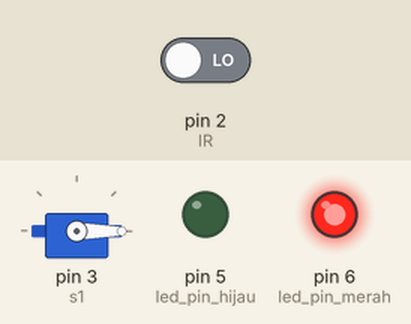
This sketch was run on a simulated Arduino Uno, built with avr-gcc and run on an emulated ATmega328P. Parts: servo, output pins drawn as LEDs (lit = HIGH). Inputs (shaded band) come from the test bench; at power-on: pin 2 (IR) LOW. What the sketch prints to the serial monitor is not drawn.

Above: at 1.2 s.
1.3 s: pin 2 (IR) driven HIGH
At 2.3 s:
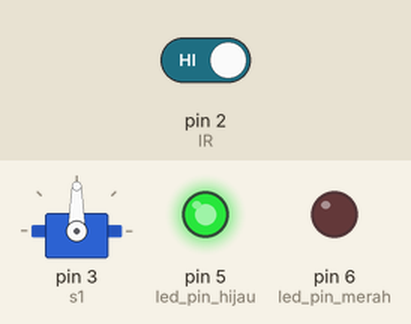
2.8 s: pin 2 (IR) driven LOW
At 3.9 s:
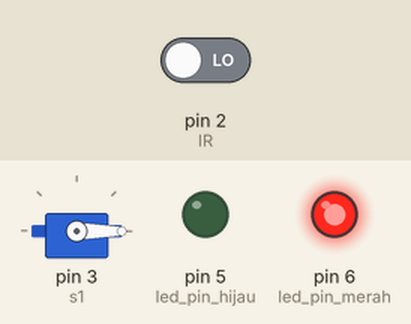
Timing chart, 0 to 5.8 s (numbered marks = the images above; inputs shaded):
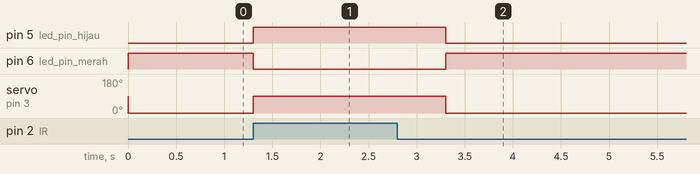

Measured:
- after the input at 1.3 s, pin 5 (led_pin_hijau): LOW → HIGH at once; pin 6 (led_pin_merah): HIGH → LOW at once; servo on pin 3 (s1): 0° → 90° at once
- after the input at 2.8 s, pin 5 (led_pin_hijau): HIGH → LOW after 0.50 s; pin 6 (led_pin_merah): LOW → HIGH after 0.50 s; servo on pin 3 (s1): 90° → 0° after 0.50 s

The sketch:

pintu_otomatis_IR.ino
```cpp
#include <Servo.h>
 Servo s1;
 int val = 0 ;

void setup() {
Serial.begin(9600);
    s1.attach(3);
    pinMode(2,INPUT);
    pinMode(5,OUTPUT);//led pin hijau
    pinMode(6,OUTPUT);//led pin merah
    }

void loop() {
    val = digitalRead(2); // IR sensor Output Pin Terhubung
    Serial.println(val); // nilai dalam serial mpnitor di Arduino IDE/Droid
    delay(1);

    if(val == 1 ) {
        digitalWrite(5,HIGH); // PIN 5 ON
        digitalWrite(6,LOW); // PIN 6 OFF
        s1.write(90);
        delay(2000);//Delay 2 detik

        }
    else
        {
        digitalWrite(5,LOW); // PIN 5 OFF
        digitalWrite(6,HIGH); // PIN 6 ON
        s1.write(0);
        }
    }
```
